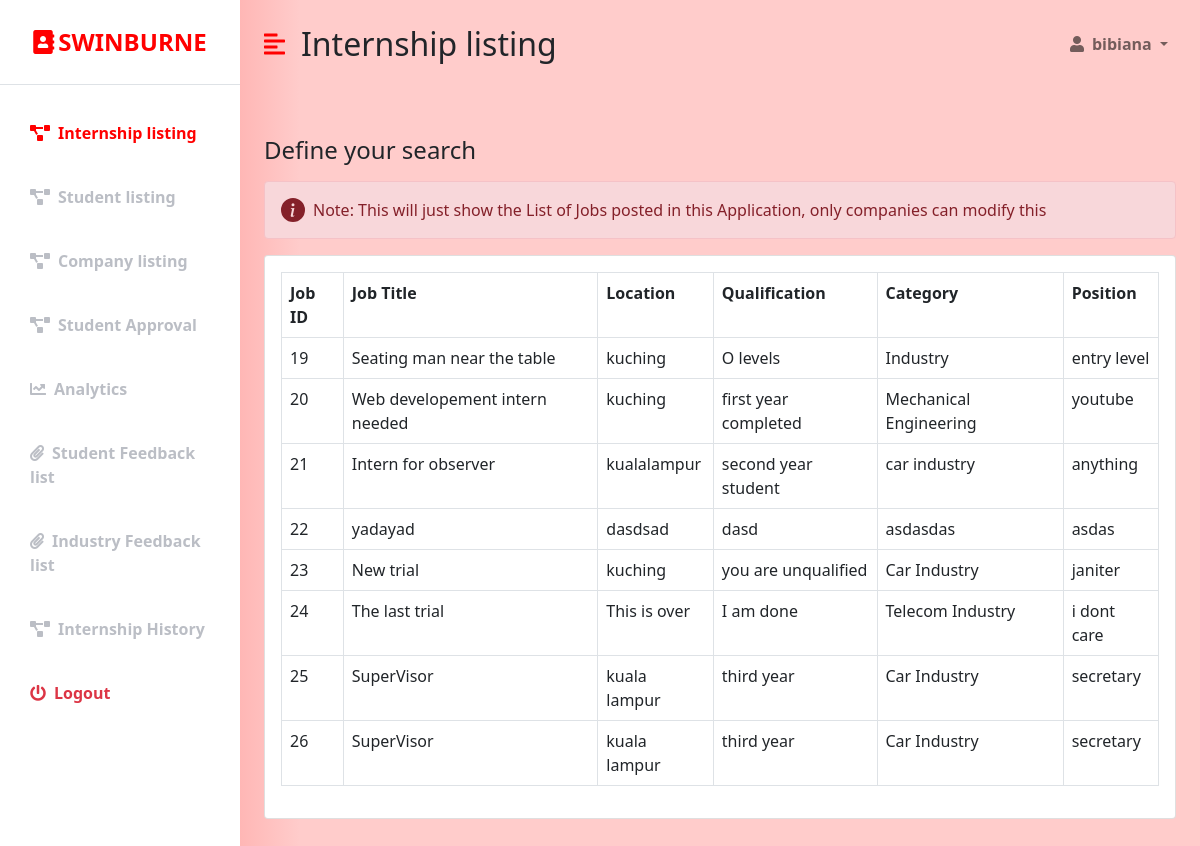
Before: /staff_internshiplisting.php (signed in) with the older database file.
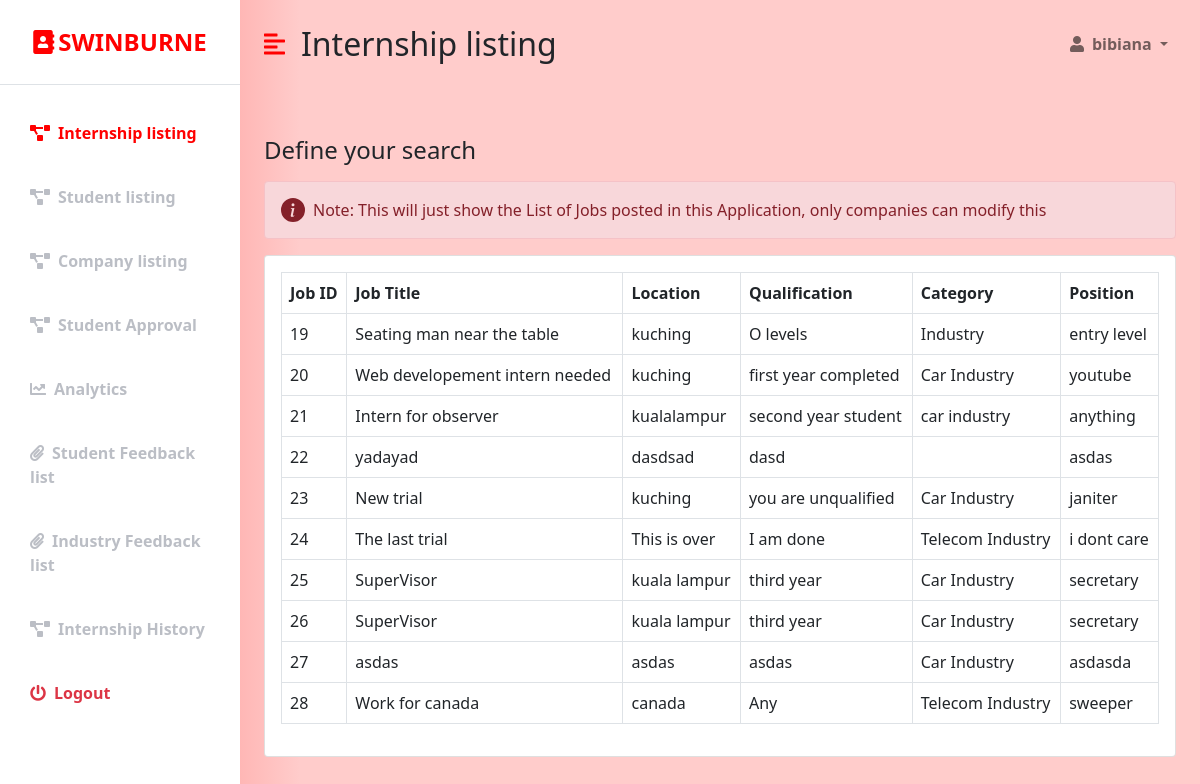
After: the same page with the newer database file.
### tables this page shows
CREATE TABLE `jobs` (
  `Job_ID` int(11) NOT NULL,
  `Job_Title` varchar(255) NOT NULL,
  `Location` varchar(255) NOT NULL,
  `Qualification` varchar(255) NOT NULL,
  `Category` varchar(255) NOT NULL,
  `Position` varchar(255) NOT NULL,
  `Vacancy` varchar(255) NOT NULL,
  `REGIS_NO` int(20) NOT NULL,
  `Date_Posted` date DEFAULT NULL,
  `Date_End` date DEFAULT NULL,
  `Extra_Details` varchar(255) DEFAULT NULL
);

### staff_internshiplisting.php (the view, shortened to what the changed rows need)
<?php
  if (isset($_SESSION['user_id']) && isset($_SESSION['user_email'])) {
?>
<!DOCTYPE html>
<html lang="en">
<head>
    <link href="https://cdn.jsdelivr.net/npm/bootstrap@5.0.0-beta3/dist/css/bootstrap.min.css" rel="stylesheet" />
    <link rel="stylesheet" href="https://cdnjs.cloudflare.com/ajax/libs/font-awesome/5.15.3/css/all.min.css" />
    <link rel="stylesheet" href="styles.css" />
</head>
<body>
    <div class="d-flex" id="wrapper">
        <div id="page-content-wrapper">
            <nav class="navbar navbar-expand-lg navbar-light bg-transparent py-4 px-4">
                <div class="d-flex align-items-center">
                    <h2 class="fs-2 m-0">Internship listing</h2>
                </div>
            </nav>
            <div class="container-fluid px-4">
                <div class="row my-5">
                    <div class="col">
                                            <?php
                                                $connection = mysqli_connect("localhost", "root", "", "ims");
                                                $query = "SELECT * from jobs";
                                                $result = mysqli_query($connection, $query);
                                            ?>
                                <div class="card">
                                    <div class="card-body">
                                        <table id="datatableid" class="table table-bordered">
                                             <div class="row">
                                                  <tr>
                                                     <th>Job ID</th>
                                                     <th>Job Title</th>
                                                     <th>Location</th>
                                                     <th>Qualification</th>
                                                     <th>Category</th>
                                                     <th>Position</th>
                                                  </tr>
                                                  <?php while( $row = $result->fetch_object() ): ?>
                                                  <tr>
                                                     <td><?php echo $row->Job_ID ?></td>
                                                     <td><?php echo $row->Job_Title ?></td>
                                                     <td><?php echo $row->Location ?></td>
                                                     <td><?php echo $row->Qualification ?></td>
                                                     <td><?php echo $row->Category ?></td>
                                                     <td><?php echo $row->Position ?></td>
                                                  </tr>
                                                  <?php endwhile; ?>
                                            </div>
                                    </table>
                                </div>
                            </div>
            </div>
        </div>
    </div>
    </div>
</body>
</html>
<?php
}else {
   header("Location:staff_login.php");
}
 ?>

Changed rows visible on the page:
changed jobs "Web developement intern needed": Category "Mechanical Engineering" → "Car Industry"
changed jobs "yadayad": Category "asdasdas" → (not shown)
added jobs: Job_ID "27", Job_Title "asdas", Location "asdas", Qualification "asdas", Category "Car Industry", Position "asdasda"
added jobs: Job_ID "28", Job_Title "Work for canada", Location "canada", Qualification "Any", Category "Telecom Industry", Position "sweeper"
